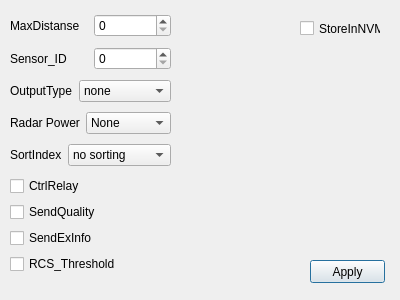
<?xml version="1.0" encoding="UTF-8"?>
<ui version="4.0">
 <class>set_radar_config</class>
 <widget class="QDialog" name="set_radar_config">
  <property name="geometry">
   <rect>
    <x>0</x>
    <y>0</y>
    <width>400</width>
    <height>300</height>
   </rect>
  </property>
  <property name="windowTitle">
   <string>Set_Config</string>
  </property>
  <property name="windowIcon">
   <iconset resource="terminal.qrc">
    <normaloff>:/images/set_radar_config.png</normaloff>:/images/set_radar_config.png</iconset>
  </property>
  <property name="toolTip">
   <string>&lt;html&gt;&lt;head/&gt;&lt;body&gt;&lt;p&gt;Relay control message (0x8) is sent if true and the&lt;/p&gt;&lt;p&gt;collision detection is activated&lt;/p&gt;&lt;/body&gt;&lt;/html&gt;</string>
  </property>
  <widget class="QPushButton" name="applyButton">
   <property name="geometry">
    <rect>
     <x>310</x>
     <y>260</y>
     <width>75</width>
     <height>23</height>
    </rect>
   </property>
   <property name="text">
    <string>Apply</string>
   </property>
  </widget>
  <widget class="QCheckBox" name="StoreInNVM">
   <property name="geometry">
    <rect>
     <x>300</x>
     <y>20</y>
     <width>81</width>
     <height>17</height>
    </rect>
   </property>
   <property name="toolTip">
    <string>&lt;html&gt;&lt;head/&gt;&lt;body&gt;&lt;p&gt;Stores the current configuration to non-volatile&lt;/p&gt;&lt;p&gt;memory to be read and set at sensor startup.&lt;/p&gt;&lt;/body&gt;&lt;/html&gt;</string>
   </property>
   <property name="text">
    <string>StoreInNVM</string>
   </property>
  </widget>
  <widget class="QWidget" name="layoutWidget">
   <property name="geometry">
    <rect>
     <x>10</x>
     <y>10</y>
     <width>161</width>
     <height>271</height>
    </rect>
   </property>
   <layout class="QVBoxLayout" name="verticalLayout_2">
    <item>
     <layout class="QHBoxLayout" name="horizontalLayout">
      <item>
       <widget class="QLabel" name="label">
        <property name="toolTip">
         <string>&lt;html&gt;&lt;head/&gt;&lt;body&gt;&lt;p&gt;Maximum distance of far scan (near scan maximum&lt;/p&gt;&lt;p&gt;distance is set proportionally to half of the far scan).&lt;/p&gt;&lt;/body&gt;&lt;/html&gt;</string>
        </property>
        <property name="text">
         <string>MaxDistanse</string>
        </property>
       </widget>
      </item>
      <item>
       <widget class="QSpinBox" name="maxDist">
        <property name="maximum">
         <number>250</number>
        </property>
       </widget>
      </item>
     </layout>
    </item>
    <item>
     <layout class="QHBoxLayout" name="horizontalLayout_2">
      <item>
       <widget class="QLabel" name="label_2">
        <property name="toolTip">
         <string>&lt;html&gt;&lt;head/&gt;&lt;body&gt;&lt;p&gt;Sensor ID 0 – 7&lt;/p&gt;&lt;/body&gt;&lt;/html&gt;</string>
        </property>
        <property name="text">
         <string>Sensor_ID</string>
        </property>
       </widget>
      </item>
      <item>
       <widget class="QSpinBox" name="sensor_id">
        <property name="toolTip">
         <string>&lt;html&gt;&lt;head/&gt;&lt;body&gt;&lt;p&gt;&lt;br/&gt;&lt;/p&gt;&lt;/body&gt;&lt;/html&gt;</string>
        </property>
        <property name="maximum">
         <number>7</number>
        </property>
       </widget>
      </item>
     </layout>
    </item>
    <item>
     <layout class="QHBoxLayout" name="horizontalLayout_3">
      <item>
       <widget class="QLabel" name="label_3">
        <property name="toolTip">
         <string>&lt;html&gt;&lt;head/&gt;&lt;body&gt;&lt;p&gt;Configures the data output to clusters or objects.&lt;/p&gt;&lt;/body&gt;&lt;/html&gt;</string>
        </property>
        <property name="text">
         <string>OutputType</string>
        </property>
       </widget>
      </item>
      <item>
       <widget class="QComboBox" name="output_type">
        <item>
         <property name="text">
          <string>none</string>
         </property>
        </item>
        <item>
         <property name="text">
          <string>send objects</string>
         </property>
        </item>
        <item>
         <property name="text">
          <string>send clusters</string>
         </property>
        </item>
       </widget>
      </item>
     </layout>
    </item>
    <item>
     <layout class="QHBoxLayout" name="horizontalLayout_4">
      <item>
       <widget class="QLabel" name="label_4">
        <property name="toolTip">
         <string>&lt;html&gt;&lt;head/&gt;&lt;body&gt;&lt;p&gt;Configures the transmitted radar power.&lt;/p&gt;&lt;/body&gt;&lt;/html&gt;</string>
        </property>
        <property name="text">
         <string>Radar Power</string>
        </property>
       </widget>
      </item>
      <item>
       <widget class="QComboBox" name="radar_power">
        <item>
         <property name="text">
          <string>None</string>
         </property>
        </item>
        <item>
         <property name="text">
          <string>Standard</string>
         </property>
        </item>
        <item>
         <property name="text">
          <string>-3dB Tx gain</string>
         </property>
        </item>
        <item>
         <property name="text">
          <string>-6dB Tx gain</string>
         </property>
        </item>
        <item>
         <property name="text">
          <string>-9dB Tx gain</string>
         </property>
        </item>
       </widget>
      </item>
     </layout>
    </item>
    <item>
     <layout class="QHBoxLayout" name="horizontalLayout_5">
      <item>
       <widget class="QLabel" name="label_5">
        <property name="toolTip">
         <string>&lt;html&gt;&lt;head/&gt;&lt;body&gt;&lt;p&gt;Selects the sorting index for the object list.&lt;/p&gt;&lt;/body&gt;&lt;/html&gt;</string>
        </property>
        <property name="text">
         <string>SortIndex</string>
        </property>
       </widget>
      </item>
      <item>
       <widget class="QComboBox" name="sort_index">
        <item>
         <property name="text">
          <string>no sorting</string>
         </property>
        </item>
        <item>
         <property name="text">
          <string>sorted by range</string>
         </property>
        </item>
        <item>
         <property name="text">
          <string>sorted by RCS</string>
         </property>
        </item>
       </widget>
      </item>
     </layout>
    </item>
    <item>
     <layout class="QVBoxLayout" name="verticalLayout">
      <item>
       <widget class="QCheckBox" name="CtrlRelay">
        <property name="toolTip">
         <string>&lt;html&gt;&lt;head/&gt;&lt;body&gt;&lt;p&gt;Relay control message (0x8) is sent if true and the&lt;/p&gt;&lt;p&gt;collision detection is activated&lt;/p&gt;&lt;/body&gt;&lt;/html&gt;</string>
        </property>
        <property name="text">
         <string>CtrlRelay</string>
        </property>
       </widget>
      </item>
      <item>
       <widget class="QCheckBox" name="SendQuality">
        <property name="toolTip">
         <string>&lt;html&gt;&lt;head/&gt;&lt;body&gt;&lt;p&gt;Cluster or object quality information (message 0x60C&lt;/p&gt;&lt;p&gt;or 0x702) is sent if true&lt;/p&gt;&lt;/body&gt;&lt;/html&gt;</string>
        </property>
        <property name="text">
         <string>SendQuality</string>
        </property>
       </widget>
      </item>
      <item>
       <widget class="QCheckBox" name="SendExInfo">
        <property name="toolTip">
         <string>&lt;html&gt;&lt;head/&gt;&lt;body&gt;&lt;p&gt;Extended information (message 0x60D) is sent for&lt;/p&gt;&lt;p&gt;objects if true (if clusters are selected as output type&lt;/p&gt;&lt;p&gt;this value is ignored)&lt;/p&gt;&lt;/body&gt;&lt;/html&gt;</string>
        </property>
        <property name="text">
         <string>SendExInfo</string>
        </property>
       </widget>
      </item>
      <item>
       <widget class="QCheckBox" name="RCS_Threshold">
        <property name="toolTip">
         <string>&lt;html&gt;&lt;head/&gt;&lt;body&gt;&lt;p&gt;Sets the sensitivity of the cluster detection to standard or high sensitivity &lt;/p&gt;&lt;/body&gt;&lt;/html&gt;</string>
        </property>
        <property name="text">
         <string>RCS_Threshold</string>
        </property>
       </widget>
      </item>
     </layout>
    </item>
   </layout>
  </widget>
 </widget>
 <resources>
  <include location="terminal.qrc"/>
 </resources>
 <connections/>
</ui>
